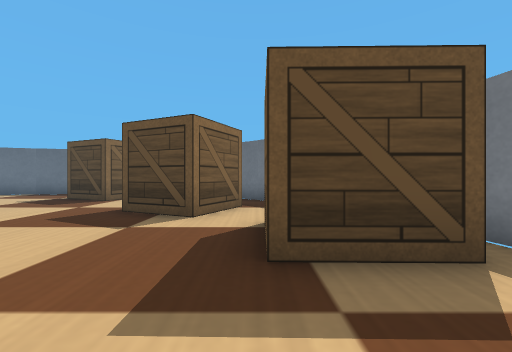
view 1 (above)

16 first-person views from a walk through a robot-simulator world made for Webots. The camera is 0.04 m above the floor, looks level and sees 90° across. The floor is counted in squares, 0.05 m on a side. Each view is taken from the middle of a square. On the plan, view 1 faces up. The plan holds only what a view shows up to about 10 squares ahead; the rest is blank. Robots are left out. Webots' stock objects and surfaces are drawn as simple stand-ins.

view 2
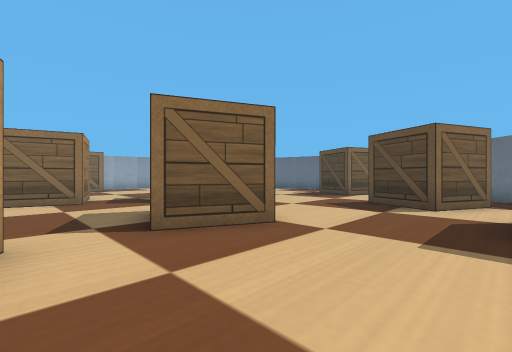

view 3
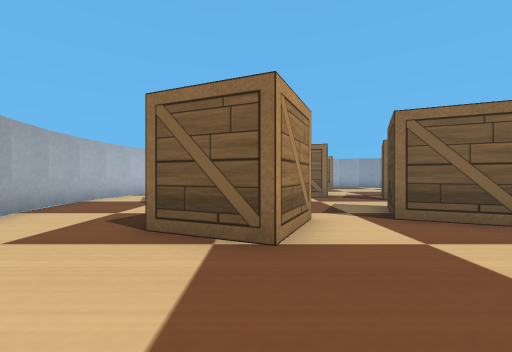

view 4
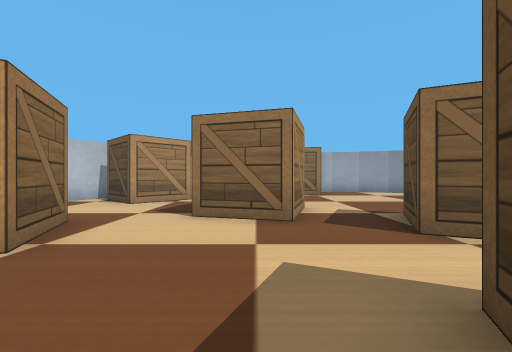

view 5
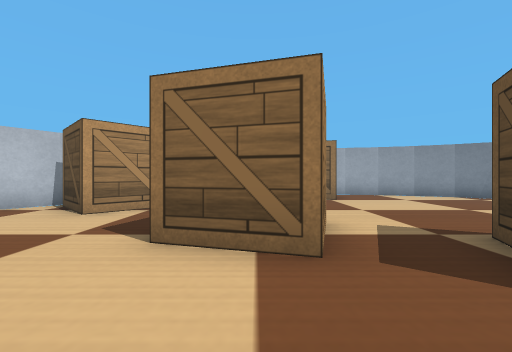

view 6
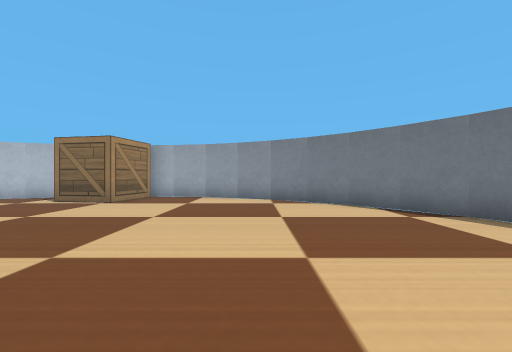

view 7
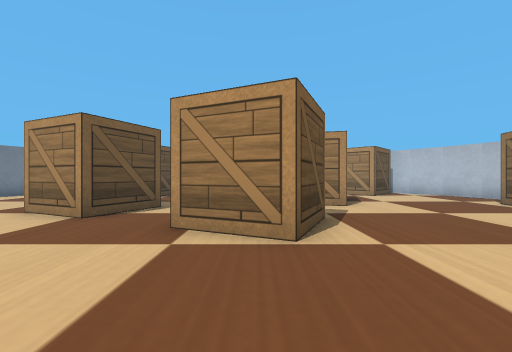

view 8
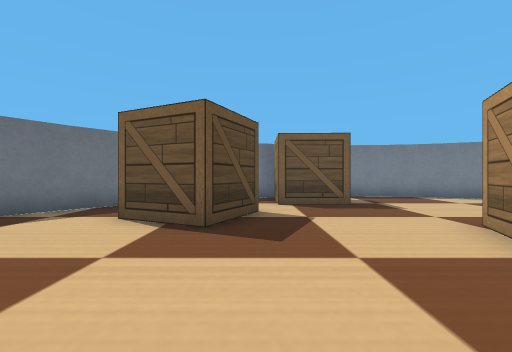

view 9
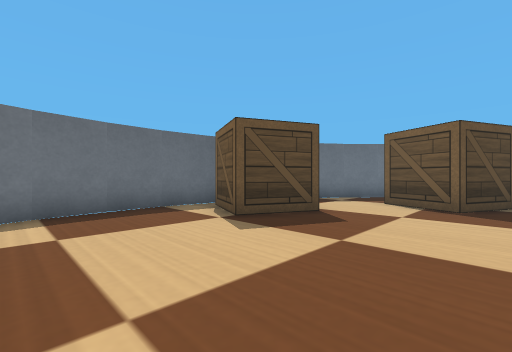

view 10
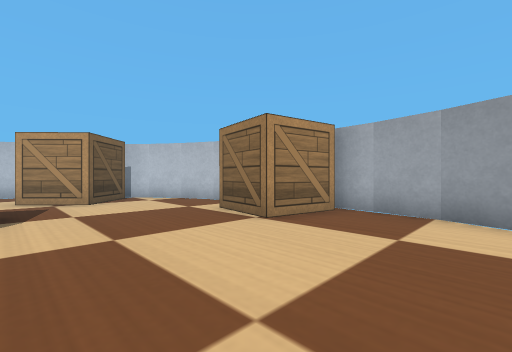

view 11
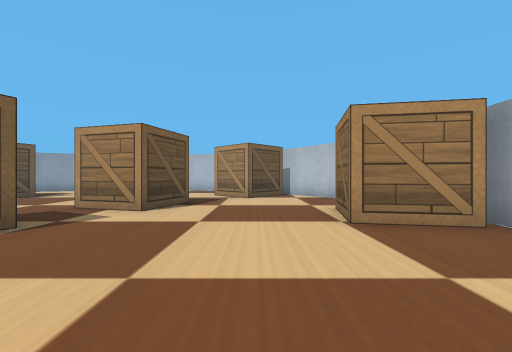

view 12
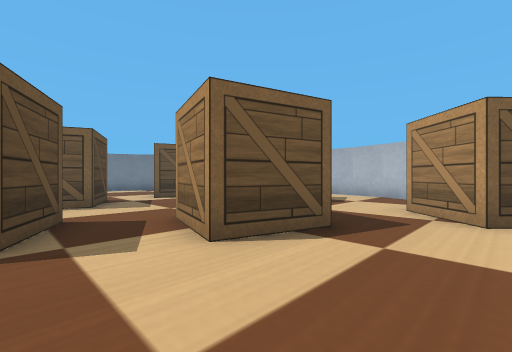

view 13
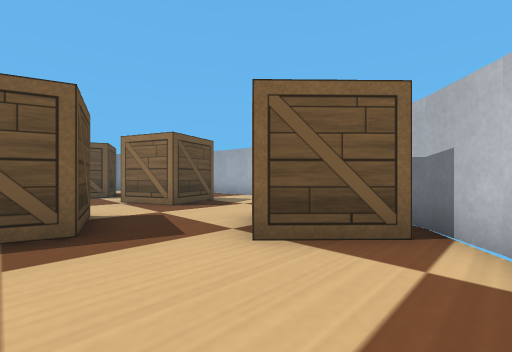

view 14
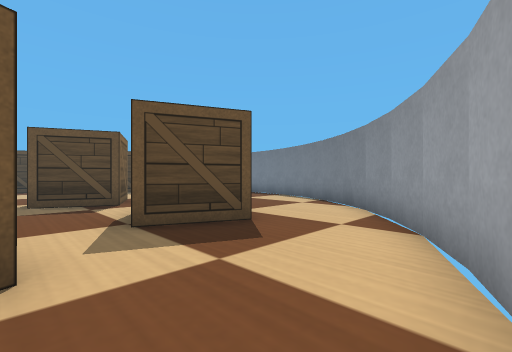

view 15
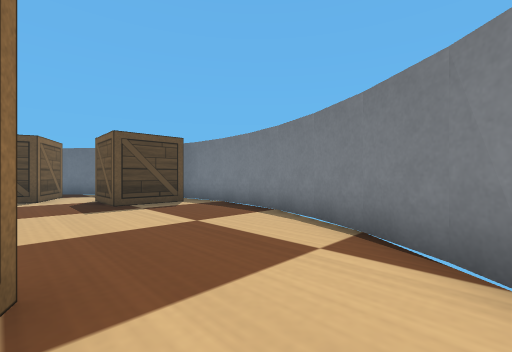

view 16
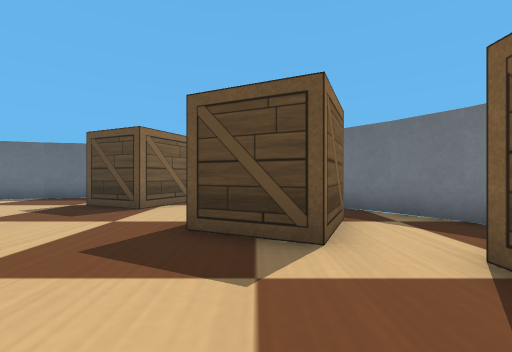

### Floor plan
Key: @ floor where view 1 was taken; # wall or solid block; . floor; B wooden box.
Columns run from 17 left of view 1 to 3 right of it. Each row starts with its distance up from view 1.
 12         #####
 11      ####...#
 10    ###.....B B ###
  9   ##.......BBB...##
  8   #.........B.....#
  7  ##............BBB##
  6  #............BBB. #
  5 ##.............BB.. #
  4 #........B.......BBB#
  3 #.......BBB......B  #
  2 #BB.....BBB.BB....BB#
  1 # B......B..B B.....#
  0   B....BB...BB...@..#
 -1  .....B B...........#
 -2 ##....BBB....BB....##
 -3  #..B........BBB...#
 -4  ##.BB...BB..BB...##
 -5   #B BB..B B......#
 -6   ##B....B ......##
 -7    ###.........###
 -8      ####...####
 -9         #####

Where each view was taken, in squares from view 1:
view 1: 0 up, 0 right, facing up
view 2: 2 down, 0 right, facing up-left
view 3: 3 down, 1 right, facing left
view 4: 1 down, 4 left, facing left
view 5: 1 down, 6 left, facing left
view 6: 6 up, 7 left, facing left
view 7: 7 up, 8 left, facing down
view 8: 5 up, 7 left, facing right
view 9: 5 up, 10 left, facing up-right
view 10: 5 up, 11 left, facing down-left
view 11: 6 up, 13 left, facing down
view 12: 2 up, 13 left, facing down-right
view 13: 1 down, 15 left, facing down-right
view 14: 8 down, 6 left, facing up-right
view 15: 5 down, 2 left, facing up-right
view 16: 2 up, 2 left, facing up
